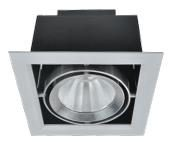
#> input picture images/productos/00CARD20W3KBL/luminaria.jpg, 176 x 151 px
$ python -i extraer_fotos.py   (imports and definitions only)
#> lines starting #> are read from the running program, lines starting #| are printed output that depends on the picture; after the words box and inside, x2 and y2 are one past the last pixel; in counts of white or black regions, pixels touching at a corner belong together
#> further down, picture is the input picture: PIL image 176x151 RGB; mean R, G, B 178.3, 180.1, 181.6
"""
Saca las fotos de las fichas .xlsx en su calidad original y prepara la versión para la web.

Un .xlsx es un zip: las imágenes están enteras en xl/media/ y xl/drawings/ dice dónde va cada una.
Se leen de ahí directamente, sin capturas ni conversiones intermedias.

Cómo se decide qué es cada imagen (regla confirmada):
  - Se descartan por contenido las tres fijas de la plantilla (logo de cabecera, logo del pie y la
    franja de certificaciones: aparecen en casi todas las fichas) y los iconos de <=90 px (el del
    ángulo de apertura).
  - Columna izquierda (A-B): la de mayor superficie EN LA HOJA es la foto de ambiente. Si hay más,
    se avisa (en las de emergencia la primera es una tabla de pictogramas).
  - Columna derecha (C en adelante), de arriba abajo: si la última antes de la franja es cuadrada
    (1:1 ±3%) y mide >=350 px, es la curva fotométrica y se descarta. De las que quedan, la primera
    es el producto y el resto son las medidas, que se juntan en una sola imagen.
  - Si tras quitar la curva solo queda una imagen, no se puede saber si es producto o medidas: se
    decide contando manchas con forma de cota y se avisa igualmente.

Cuidado con dos cosas:
  - La transparencia: los PNG llevan canal alfa y hay que componerlos SOBRE BLANCO. Convertirlos a
    RGB directamente deja las zonas transparentes en negro.
  - Las proporciones: se usan siempre las del archivo original, nunca las de la hoja, donde la foto
    de ambiente aparece estirada para encajar en su hueco.

Uso:  python scripts/catalogo/extraer_fotos.py [--solo texto] [--limite N]
"""
import argparse, hashlib, io, json, os, re, sys, zipfile
import xml.etree.ElementTree as ET
from collections import Counter, defaultdict
from PIL import Image

NS = {'xdr': 'http://schemas.openxmlformats.org/drawingml/2006/spreadsheetDrawing',
      'a': 'http://schemas.openxmlformats.org/drawingml/2006/main',
      'r': 'http://schemas.openxmlformats.org/officeDocument/2006/relationships'}
EMU_CM = 360000

RAIZ = os.path.dirname(os.path.dirname(os.path.dirname(os.path.abspath(__file__))))
FICHAS = os.path.join(RAIZ, 'fuentes', 'fichas')
ORIGINALES = os.path.join(RAIZ, 'fuentes', 'fotos')
WEB = os.path.join(RAIZ, 'images', 'productos')
DATOS = os.path.join(RAIZ, 'data', 'catalogo.json')

LADO_MAX, CALIDAD = 1600, 88
ICONO_MAX = 90
# Las fichas llevan tiras de color ("Cct", "Rgb") que no son fotos de producto: pequeñas
# y muy alargadas. Un producto estrecho de verdad (un colgante, una baliza) es más grande.
ETIQUETA_AREA = 11000
ETIQUETA_PROPORCION = 3.5          # px: por debajo de esto es un icono, no una foto
# La curva fotométrica (el "ángulo lumínico") es el último dibujo de la columna derecha y siempre
# sale aproximadamente cuadrada. Se pide además que haya al menos 3 imágenes a la derecha, para no
# confundirla con el dibujo de cotas en las fichas que solo traen producto y medidas.
ANGULO_PROPORCION = (0.70, 1.25)
ANGULO_MINIMO_DERECHA = 3

avisos = defaultdict(list)

# Fichas con una sola imagen en la columna derecha donde el recuento de manchas se equivoca:
# son dibujos de cotas, no fotos de producto. Comprobadas a ojo una a una — ninguna medida
# automática (manchas, colores, líneas largas) separa un plano gris de una foto en gris.
SOLO_COTAS = {'00PSFB4S2020', '00PERFLEXACER', '00FASO16WCCTK', 'EMS61000',
              '00FUAL20024IP', '00FA36W12VIP2'}

# Fichas sin foto de producto donde la imagen de la izquierda TAMPOCO es de ambiente, sino otro
# plano de cotas: no se asciende a foto de producto. Comprobadas a ojo.
IZQUIERDA_ES_PLANO = {'00FASO16WCCTK', 'EMS61000'}

# Fotos que se ponen a mano, o porque el Excel no trae ninguna utilizable, o porque la que
# trae está tan pixelada que no se puede publicar. Lo que se ponga aquí manda sobre lo que
# salga de la ficha.
FOTOS_A_MANO = {
    # La ficha de las fuentes LIFUD IP20 solo trae cuatro dibujos acotados. Se le pone la
    # foto de la fuente de 24V, que es el mismo tipo de equipo.
    'EMS61000': {'luminaria': 'images/productos/Fuentes de Alimentación/Fuentes de 24V/00FUAL20024IP/luminaria.jpg'},
}

# Imágenes del origen que no se publican, con la foto que va en su lugar. La clave es el
# md5 de la imagen tal y como viene dentro del Excel, así que la sustitución alcanza a
# todas las fichas que la comparten, no solo a una.
IMAGENES_SUSTITUIDAS = {
    # Nave con puente grúa, 486x332 px: tan pixelada que no se puede publicar. Sale en las
    # cuatro campanas ALFA y en la campana de Especial.
    '711fac56ea26d29ab533ba9b253d65d2': 'images/productos/ambientes/nave-industrial-estanterias.jpg',
    # Oficina de 307x394 px con dos personas reconocibles de frente, y la luminaria casi
    # fuera de cuadro. Sale en la luminaria LINC de luz indirecta, dentro de Paneles.
    'afb70e5c00f94a3a19dab2cc85722cad': 'images/productos/ambientes/oficina-paneles-techo.jpg',
}

# Fichas donde el origen trae la columna derecha al revés: primero las cotas y debajo el producto.
INTERCAMBIAR = {'00LAMSP300NG', '00BE6TI20W30K', '00BALIZ8W3KIP',
                '0LC30SL6W27KD', '0LC30SL6W30KD'}


# ── lectura del .xlsx ─────────────────────────────────────────────────────────
# [58 lines left out: functions imagenes_de, hashes_fijos, not called in this run]


# ── clasificación ─────────────────────────────────────────────────────────────
def manchas_de_cota(im):
    """Las cotas llevan muchas cifras pequeñas; una foto de producto, no."""
    try:
        from scipy import ndimage
        import numpy as np
    except ImportError:
        return 0
    g = im.convert('L').resize((240, int(240 * im.height / im.width)) if im.width else (240, 240))
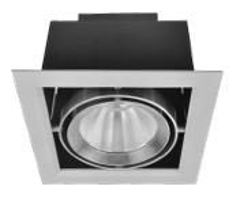
#> g: PIL image 240x205 L; min 0, max 255, mean 179.7
    arr = np.array(g) < 128
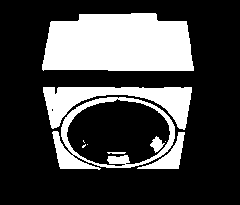
#> arr: shape (205, 240) bool; 26.8% white; 10 white regions (4 under 20 px), largest, box (x1, y1, x2, y2) and area: (42, 13, 194, 71) 7732, (43, 87, 192, 130) 2755, (52, 97, 175, 170) 1935, (137, 132, 185, 169) 582, (150, 136, 165, 153) 128, (107, 152, 126, 154) 34
    etiquetas, n = ndimage.label(arr)
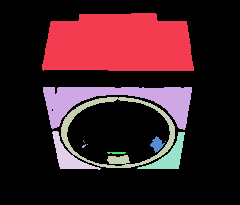
#> etiquetas: shape (205, 240) int32; 13 distinct labels, from 0 to 12; one colour per label, 0 black
#> n = 12
    bien = 0
    for corte in ndimage.find_objects(etiquetas):
        alto = corte[0].stop - corte[0].start
        ancho = corte[1].stop - corte[1].start
        if 4 <= alto <= 20 and 3 <= ancho <= 20 and alto >= ancho * 0.6:
            bien += 1
#> this loop made 12 passes
#> (alto, ancho, bien) on passes 6, 10: (17, 15, 1), (4, 4, 2)
#> (alto, ancho) on passes 1, 2, 3, 4, 5, 7: (58, 152), (43, 149), (71, 114), (39, 49), (37, 48), (2, 1)
#> after the loop, bien = 2
    return bien


# [128 lines left out: functions clasificar, sobre_blanco, juntar_medidas, guardar, botones_del_arbol, not called in this run]


def carpeta_de(ruta, codigo):
    partes = [re.sub(r'[^A-Za-z0-9áéíóúñÁÉÍÓÚÑ ().-]', '', p).strip() for p in ruta]
    return os.path.join(*partes, codigo) if partes else codigo


# [97 lines left out: function main, not called in this run]


# [2 lines not run here, left out]

>>> from PIL import Image
>>> picture = Image.open('../../images/productos/00CARD20W3KBL/luminaria.jpg')
>>> result = manchas_de_cota(picture)
#> result = 2

$ run again, on _revision/fotos-retiradas/nave-puente-grua-486px.jpg
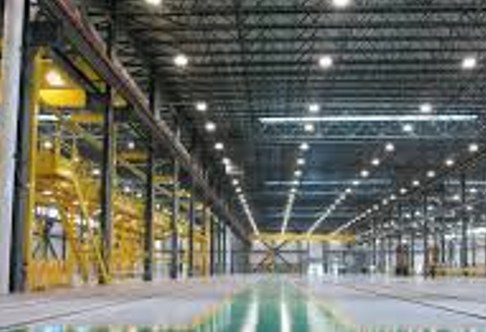
#> input picture _revision/fotos-retiradas/nave-puente-grua-486px.jpg, 486 x 332 px
#> picture is the input picture: PIL image 486x332 RGB; mean R, G, B 107.6, 108.9, 100.3
#> in manchas_de_cota, `arr = np.array(g) < 128`:
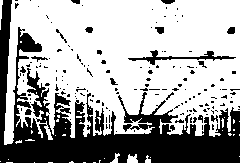
#> arr: shape (163, 240) bool; 66.3% white; 155 black regions (136 under 20 px), largest, box (x1, y1, x2, y2) and area: (0, 0, 240, 163) 11581, (128, 50, 236, 65) 375, (155, 27, 164, 34) 48
#> in manchas_de_cota, `etiquetas, n = ndimage.label(arr)`:
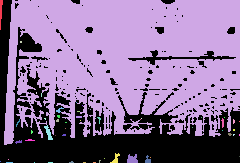
#> etiquetas: shape (163, 240) int32; 58 distinct labels, from 0 to 57; one colour per label, 0 black
#> n = 57
#> the loop in manchas_de_cota, `for corte in ndimage.find_objects(etiquetas):` made 57 passes
#> (alto, ancho) on passes 1 to 8: (30, 3), (145, 236), (2, 2), (2, 1), (4, 1), (1, 1), (1, 1), (6, 8)
#> after the loop in manchas_de_cota, `for corte in ndimage.find_objects(etiquetas):`: bien = 8

$ run again, on _revision/fotos-retiradas/oficina-linc-307px.jpg
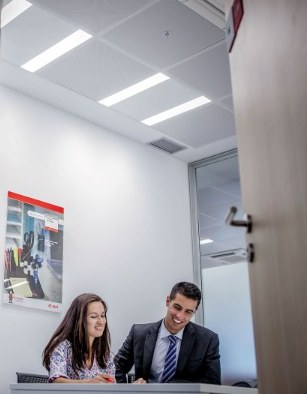
#> input picture _revision/fotos-retiradas/oficina-linc-307px.jpg, 307 x 394 px
#> picture is the input picture: PIL image 307x394 RGB; mean R, G, B 163.3, 162.3, 167.2
#> in manchas_de_cota, `arr = np.array(g) < 128`:
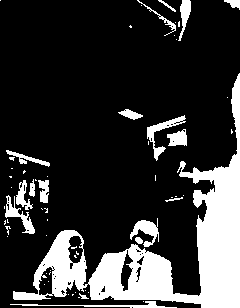
#> arr: shape (308, 240) bool; 20.8% white; 63 white regions (44 under 20 px), largest, box (x1, y1, x2, y2) and area: (13, 73, 240, 308) 12040, (147, 115, 186, 161) 406, (130, 218, 159, 247) 378
#> in manchas_de_cota, `etiquetas, n = ndimage.label(arr)`:
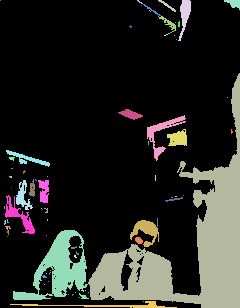
#> etiquetas: shape (308, 240) int32; 83 distinct labels, from 0 to 82; one colour per label, 0 black
#> n = 82
#> the loop in manchas_de_cota, `for corte in ndimage.find_objects(etiquetas):` made 82 passes
#> (alto, ancho) on passes 1 to 8: (1, 1), (4, 6), (12, 18), (41, 13), (10, 16), (12, 18), (1, 1), (1, 1)
#> after the loop in manchas_de_cota, `for corte in ndimage.find_objects(etiquetas):`: bien = 14
